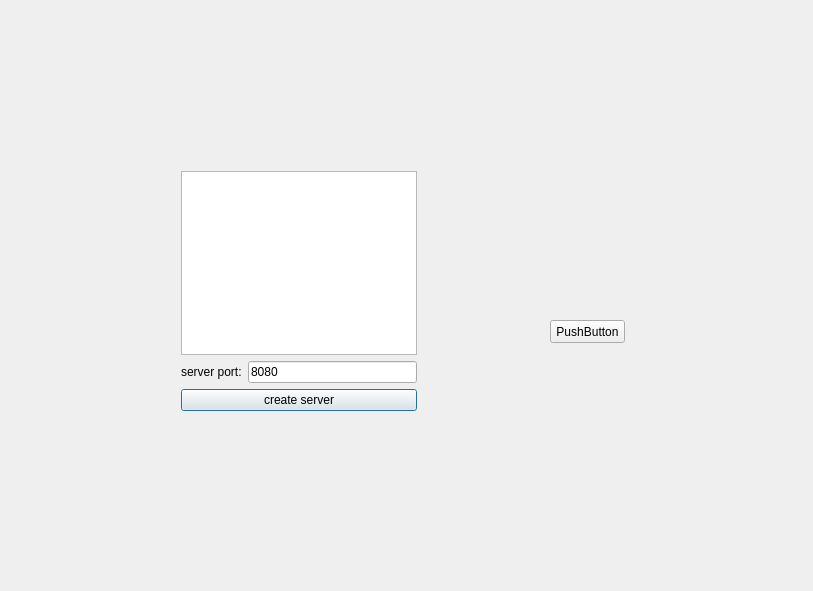
<?xml version="1.0" encoding="UTF-8"?>
<ui version="4.0">
 <class>SreverDialog</class>
 <widget class="QDialog" name="SreverDialog">
  <property name="geometry">
   <rect>
    <x>0</x>
    <y>0</y>
    <width>813</width>
    <height>591</height>
   </rect>
  </property>
  <property name="windowTitle">
   <string>SreverDialog</string>
  </property>
  <widget class="QWidget" name="layoutWidget">
   <property name="geometry">
    <rect>
     <x>170</x>
     <y>160</y>
     <width>258</width>
     <height>262</height>
    </rect>
   </property>
   <layout class="QVBoxLayout" name="verticalLayout">
    <item>
     <widget class="QListWidget" name="listWidget"/>
    </item>
    <item>
     <layout class="QHBoxLayout" name="horizontalLayout">
      <item>
       <widget class="QLabel" name="label">
        <property name="text">
         <string>server port:</string>
        </property>
       </widget>
      </item>
      <item>
       <widget class="QLineEdit" name="lineEdit">
        <property name="text">
         <string>8080</string>
        </property>
       </widget>
      </item>
     </layout>
    </item>
    <item>
     <widget class="QPushButton" name="pushButton">
      <property name="text">
       <string>create server</string>
      </property>
     </widget>
    </item>
   </layout>
  </widget>
  <widget class="QPushButton" name="pushButton_2">
   <property name="geometry">
    <rect>
     <x>550</x>
     <y>320</y>
     <width>75</width>
     <height>23</height>
    </rect>
   </property>
   <property name="text">
    <string>PushButton</string>
   </property>
  </widget>
 </widget>
 <layoutdefault spacing="6" margin="11"/>
 <resources/>
 <connections/>
</ui>
